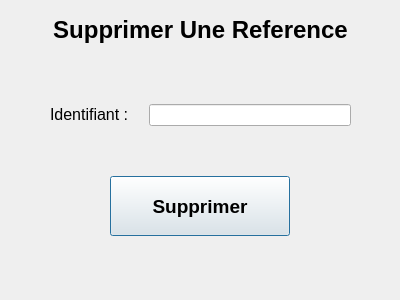
<?xml version="1.0" encoding="UTF-8"?>
<ui version="4.0">
 <class>SupprimeReferenceInterface</class>
 <widget class="QDialog" name="SupprimeReferenceInterface">
  <property name="geometry">
   <rect>
    <x>0</x>
    <y>0</y>
    <width>400</width>
    <height>300</height>
   </rect>
  </property>
  <property name="windowTitle">
   <string>SupprimeReferenceInterface</string>
  </property>
  <widget class="QWidget" name="verticalLayoutWidget">
   <property name="geometry">
    <rect>
     <x>50</x>
     <y>60</y>
     <width>301</width>
     <height>221</height>
    </rect>
   </property>
   <layout class="QVBoxLayout" name="verticalLayout">
    <item>
     <layout class="QHBoxLayout" name="horizontalLayout">
      <property name="spacing">
       <number>20</number>
      </property>
      <item>
       <widget class="QLabel" name="label">
        <property name="text">
         <string>&lt;html&gt;&lt;head/&gt;&lt;body&gt;&lt;p align=&quot;justify&quot;&gt;&lt;span style=&quot; font-size:12pt;&quot;&gt;Identifiant :&lt;/span&gt;&lt;/p&gt;&lt;/body&gt;&lt;/html&gt;</string>
        </property>
        <property name="alignment">
         <set>Qt::AlignCenter</set>
        </property>
       </widget>
      </item>
      <item>
       <widget class="QLineEdit" name="identifiant"/>
      </item>
     </layout>
    </item>
    <item>
     <layout class="QHBoxLayout" name="horizontalLayout_2">
      <property name="spacing">
       <number>20</number>
      </property>
      <item>
       <widget class="QPushButton" name="supprimer">
        <property name="minimumSize">
         <size>
          <width>0</width>
          <height>60</height>
         </size>
        </property>
        <property name="maximumSize">
         <size>
          <width>180</width>
          <height>16777215</height>
         </size>
        </property>
        <property name="font">
         <font>
          <pointsize>14</pointsize>
          <weight>75</weight>
          <bold>true</bold>
         </font>
        </property>
        <property name="text">
         <string>Supprimer</string>
        </property>
       </widget>
      </item>
     </layout>
    </item>
   </layout>
  </widget>
  <widget class="QLabel" name="label_2">
   <property name="geometry">
    <rect>
     <x>30</x>
     <y>10</y>
     <width>341</width>
     <height>41</height>
    </rect>
   </property>
   <property name="font">
    <font>
     <pointsize>10</pointsize>
     <weight>75</weight>
     <bold>true</bold>
    </font>
   </property>
   <property name="text">
    <string>&lt;html&gt;&lt;head/&gt;&lt;body&gt;&lt;p&gt;&lt;span style=&quot; font-size:18pt;&quot;&gt;Supprimer Une Reference&lt;/span&gt;&lt;/p&gt;&lt;/body&gt;&lt;/html&gt;</string>
   </property>
   <property name="alignment">
    <set>Qt::AlignCenter</set>
   </property>
  </widget>
 </widget>
 <resources/>
 <connections>
  <connection>
   <sender>supprimer</sender>
   <signal>clicked()</signal>
   <receiver>SupprimeReferenceInterface</receiver>
   <slot>valideEnregistrement()</slot>
   <hints>
    <hint type="sourcelabel">
     <x>200</x>
     <y>226</y>
    </hint>
    <hint type="destinationlabel">
     <x>199</x>
     <y>149</y>
    </hint>
   </hints>
  </connection>
 </connections>
 <slots>
  <slot>valideEnregistrement()</slot>
 </slots>
</ui>
